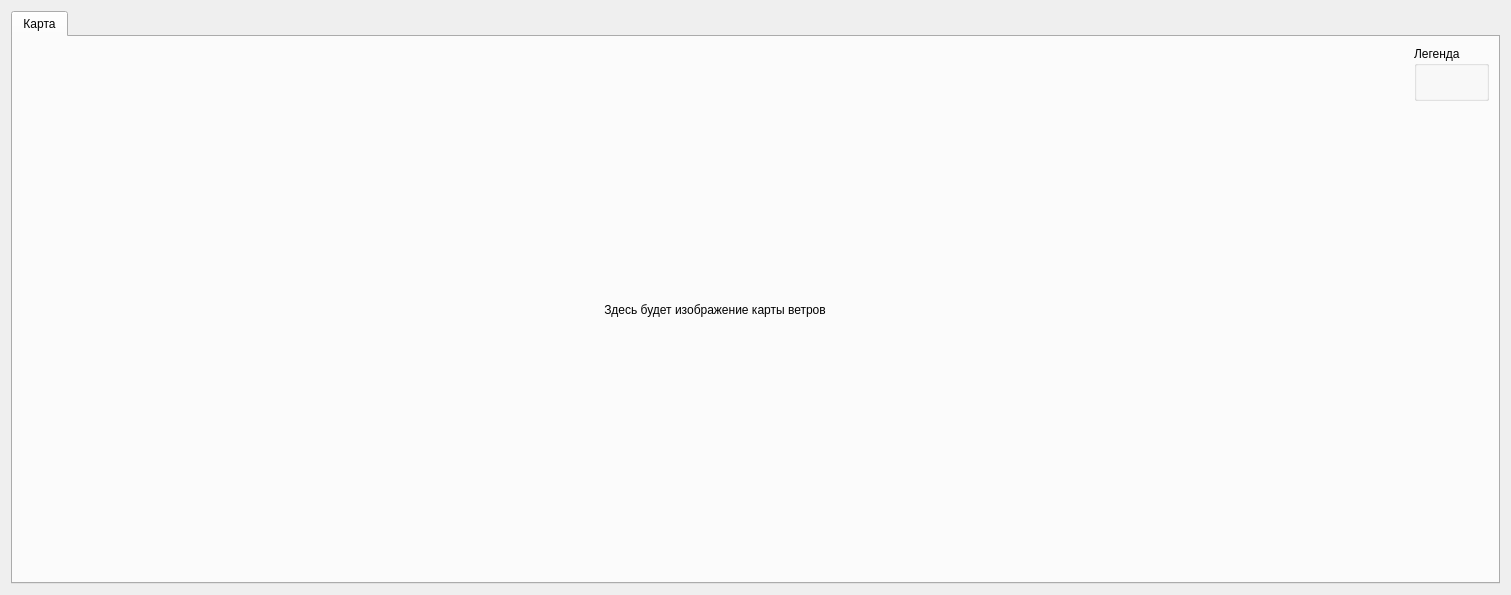
          <widget class="QWidget" name="winds_direction_page">
           <property name="geometry">
            <rect>
             <x>0</x>
             <y>0</y>
             <width>1511</width>
             <height>595</height>
            </rect>
           </property>
           <attribute name="label">
            <string>Направление ветров</string>
           </attribute>
           <layout class="QGridLayout" name="gridLayout_4">
            <item row="0" column="0">
             <widget class="QTabWidget" name="winds_direction_tab">
              <property name="currentIndex">
               <number>0</number>
              </property>
              <widget class="QWidget" name="winds_image_container_tab">
               <attribute name="title">
                <string>Карта</string>
               </attribute>
               <layout class="QGridLayout" name="gridLayout_2">
                <item row="0" column="1">
                 <widget class="QGroupBox" name="legend_group_box">
                  <property name="sizePolicy">
                   <sizepolicy hsizetype="Fixed" vsizetype="Fixed">
                    <horstretch>0</horstretch>
                    <verstretch>0</verstretch>
                   </sizepolicy>
                  </property>
                  <property name="minimumSize">
                   <size>
                    <width>40</width>
                    <height>50</height>
                   </size>
                  </property>
                  <property name="title">
                   <string>Легенда</string>
                  </property>
                  <layout class="QVBoxLayout" name="verticalLayout_3">
                   <item>
                    <widget class="QLabel" name="label">
                     <property name="sizePolicy">
                      <sizepolicy hsizetype="Fixed" vsizetype="Fixed">
                       <horstretch>0</horstretch>
                       <verstretch>0</verstretch>
                      </sizepolicy>
                     </property>
                     <property name="text">
                      <string/>
                     </property>
                    </widget>
                   </item>
                  </layout>
                 </widget>
                </item>
                <item row="0" column="0" rowspan="2">
                 <widget class="QLabel" name="map_with_winds_label">
                  <property name="text">
                   <string>Здесь будет изображение карты ветров</string>
                  </property>
                  <property name="alignment">
                   <set>Qt::AlignCenter</set>
                  </property>
                 </widget>
                </item>
               </layout>
              </widget>
             </widget>
            </item>
           </layout>
          </widget>
